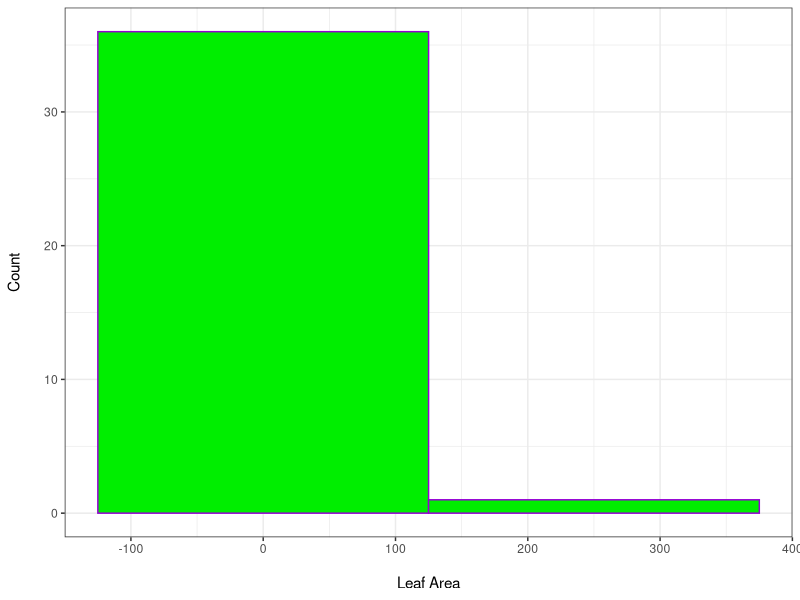
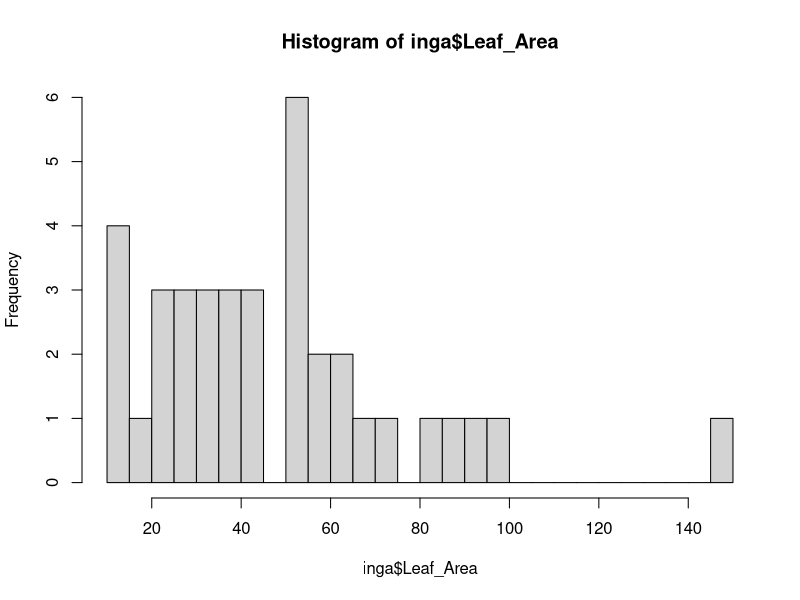

The R source for these figures, in order: (Note: this script raises an error after producing the figures.)
# Laura Barraclough 19/11/2021
# Professional Skills Assignment
# email:s1729795

# SECTION 1

#Load libraries and data ----

library(tidyverse)  #for data manipulation and visualization

inga<- read.csv("data/Inga_traits.csv")

# PART a: make a histogram for leaf area 
(leaf_hist<- ggplot(inga, aes(x=Leaf_Area)) +
  geom_histogram(binwidth = 250, colour= "#9400D3", fill= "#00EE00") +
    theme_bw() +
    ylab("Count\n") +
    xlab("\nLeaf Area"))

(leaf_hist_2<- hist(inga$Leaf_Area, breaks = 37))
  
# PART b
inga<- mutate(inga, log(Leaf_Area)) #log leaf areas
(leaf_hist_3<- hist(inga$log(Leaf_Area), breaks = 37))

  
